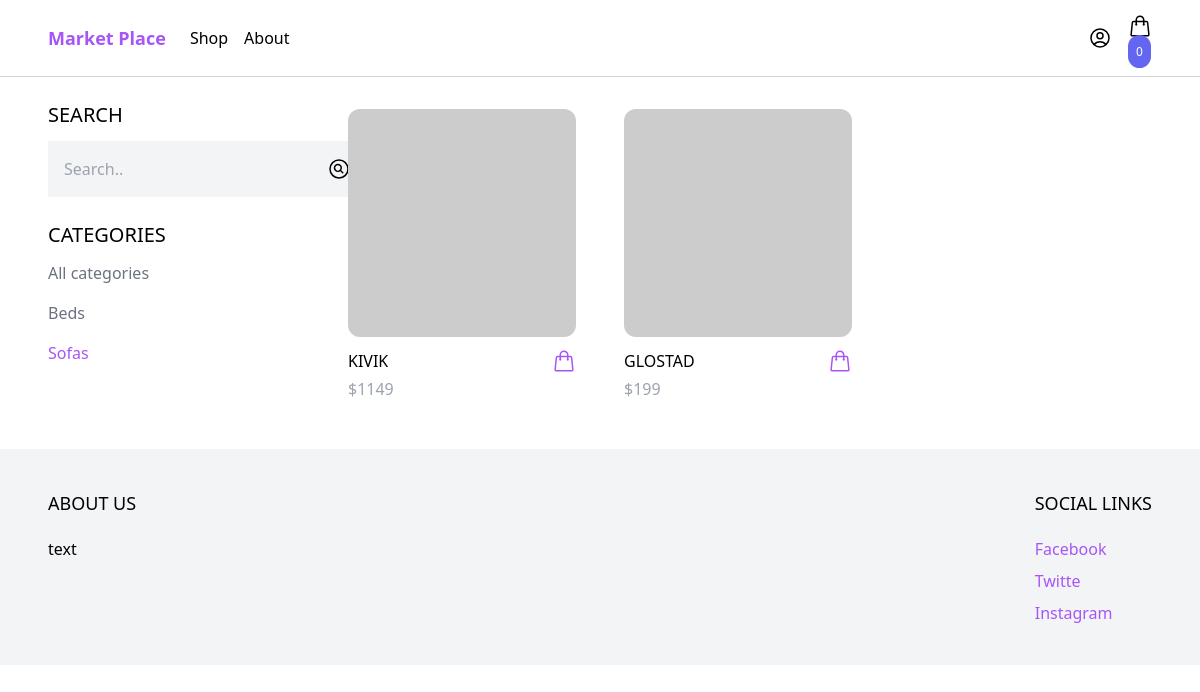
Screenshot of /shop/?category=Sofas with the database file from the repository.
### product/models.py (models this page shows, shortened)
class Category(models.Model):
    class Meta:
        ordering = ('name', )
    name = models.CharField(max_length=255)
    slug = models.SlugField()

class Product(models.Model):
    class Meta:
        ordering = ('-created_at', )
    category = models.ForeignKey(
        Category, related_name='products', on_delete=models.CASCADE)
    name = models.CharField(max_length=255)
    slug = models.SlugField()
    description = models.TextField(blank=True, null=True)
    price = models.IntegerField()
    created_at = models.DateTimeField(auto_now_add=True)
    image = models.ImageField(upload_to='uploads/', blank=True, null=True)
    thumbnail = models.ImageField(upload_to='uploads/', blank=True, null=True)
    def get_display_price(self):
        return self.price
    def get_thumbnail(self):
        if self.thumbnail:
            return self.thumbnail.url
        else:
            if self.image:
                self.thumbnail = self.make_thumbnail(self.image)
                self.save()
                return self.thumbnail.url
            else:
                return 'https://via.placeholder.com/240x240.jpg'

### core/views.py (the view)
# urls.py: path('shop/', shop, name='shop'),
def shop(request):
    categories = Category.objects.all()
    products = Product.objects.all()
    active_category = request.GET.get('category', '')
    if active_category:
        products = products.filter(category__slug=active_category)
    query = request.GET.get('query', '')
    if query:
        products = products.filter(
            Q(name__icontains=query) | Q(description__icontains=query))
    context = {
        'categories': categories,
        'products': products,
        'active_category': active_category,
    }
    return render(request, 'core/shop.html', context)

### cart/cart.py (called while the page is built)
    def __len__(self):
        return sum(item['quantity'] for item in self.cart.values())

### cart/context_processors.py (called while the page is built)
def cart(request):
    return {'cart': Cart(request)}

### core/templates/core/shop.html (shortened to what this page needs)
{% extends 'core/base.html' %} {% block content %}
<div class="max-w-6xl mx-auto flex flex-wrap items-start py-6 px-6 xl:px-0">
  <div class="filter w-full lg:w-1/4">
    <h3 class="mb-3 text-xl uppercase">Search</h3>
    <form method="GET" action=".">
        <div class="flex">
            <input type="text" name="query" class="p-4 bg-gray-100 border-0" placeholder="Search..">
            <button class="p-4 bg-gray-100 border-0">
                <svg xmlns="http://www.w3.org/2000/svg" fill="none" viewBox="0 0 24 24" stroke-width="1.5" stroke="currentColor" class="w-6 h-6">
                    <path stroke-linecap="round" stroke-linejoin="round" d="M15.75 15.75l-2.489-2.489m0 0a3.375 3.375 0 10-4.773-4.773 3.375 3.375 0 004.774 4.774zM21 12a9 9 0 11-18 0 9 9 0 0118 0z" />
                  </svg>
            </button>
        </div>
    </form>
    <h3 class="mt-6 mb-3 text-xl uppercase">Categories</h3>
    <ul class="space-y-4">
        <li><a href="{% url 'shop' %}" class="{% if not active_category %} text-purple-500 {% else %} text-gray-500 {% endif %}">All categories</a></li>
        {% for category in categories %}
        <li><a href="{% url 'shop' %}?category={{category.slug}}" class="{% if category.slug == active_category %} text-purple-500 {% else %} text-gray-500 {% endif %}">{{category.name}}</a></li>
        {% endfor %}
    </ul>
  </div>
    <div class="products w-full lg:w-3/4 -mt-4 flex items-center flex-wrap">
    {% for product in products %}
      {% include 'product/partials/product_list_item.html' %}
    {% endfor %}
    </div>
  </div>
{% endblock %}

### product/templates/product/partials/product_list_item.html (shortened to what this page needs)
<div class="w-full md:w-1/3 xl:w-1/4 p-6">
  <a href="{% url 'product' product.slug %}">
    <img class="rounded-xl hover:shadow-lg" src="{{ product.get_thumbnail}}" />
  </a>
  <div class="pt-3 flex items-center justify-between">
    <a href="{% url 'product' product.slug %}">{{product.name}}</a>
    <a
      href="#"
      hx-get="{% url 'add_to_cart' product.id %}"
      hx-target="#menu-cart-button"
      hx-swap="outerHTM"
      class="text-purple-500 hover:text-purple-800"
    >
    </a>
  </div>
  <p class="pt-1 text-gray-400">${{product.get_display_price}}</p>
</div>

### rows the page displays
Category: name "Beds"
Category: name "Sofas"
Product: name "KIVIK", get_display_price "1149"
Product: name "GLOSTAD", get_display_price "199"

### other values shown
{{ cart|length }} "0"
